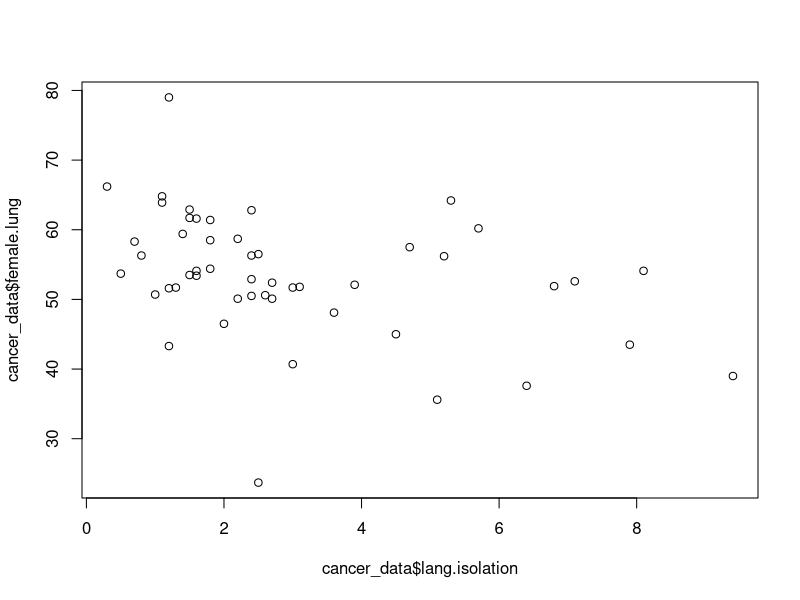
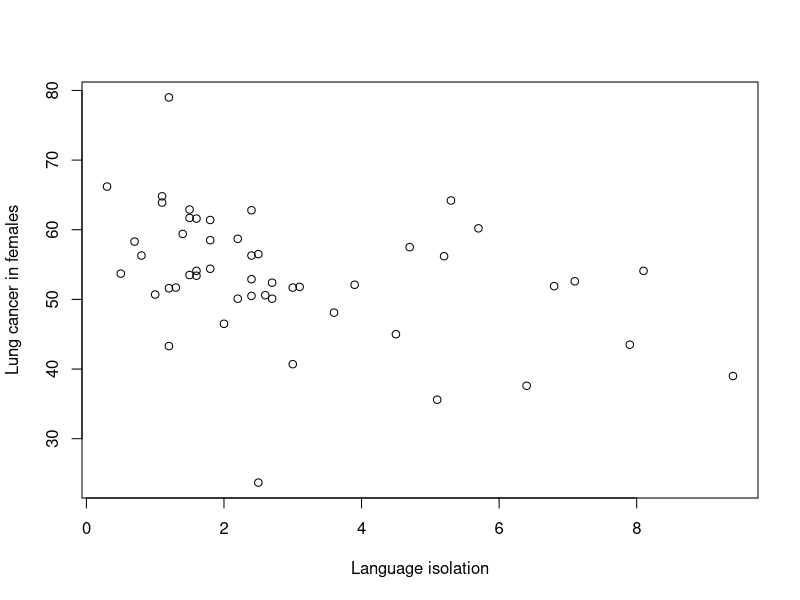
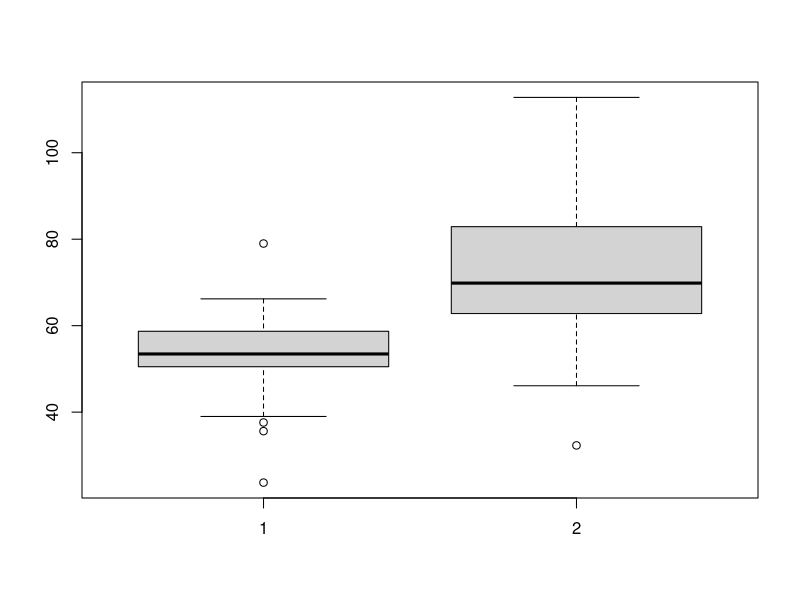
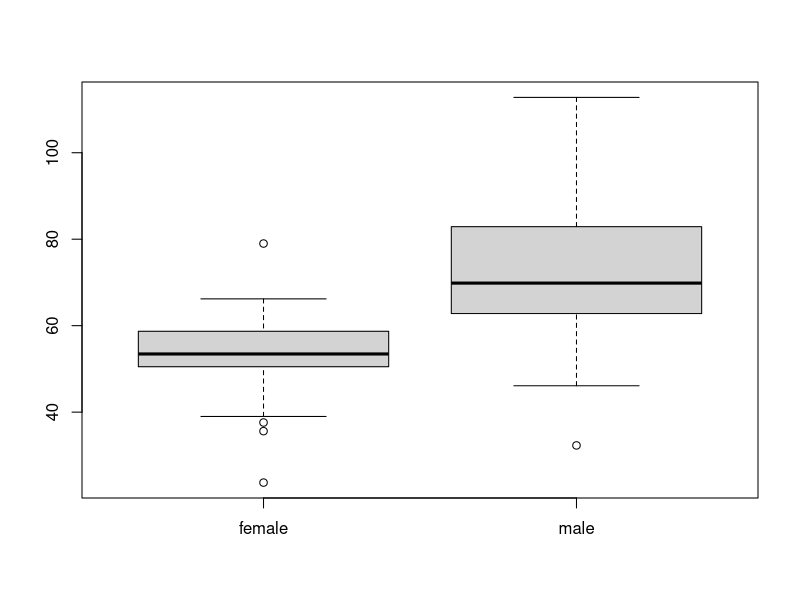
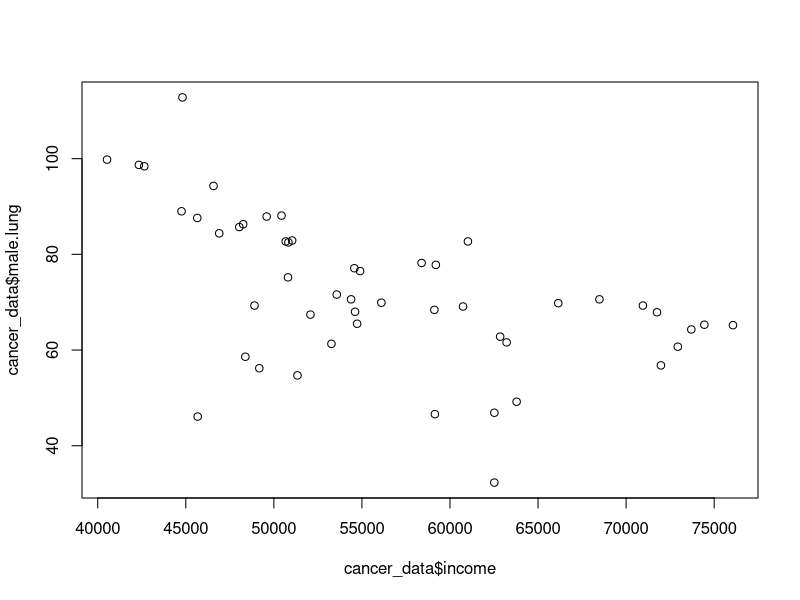
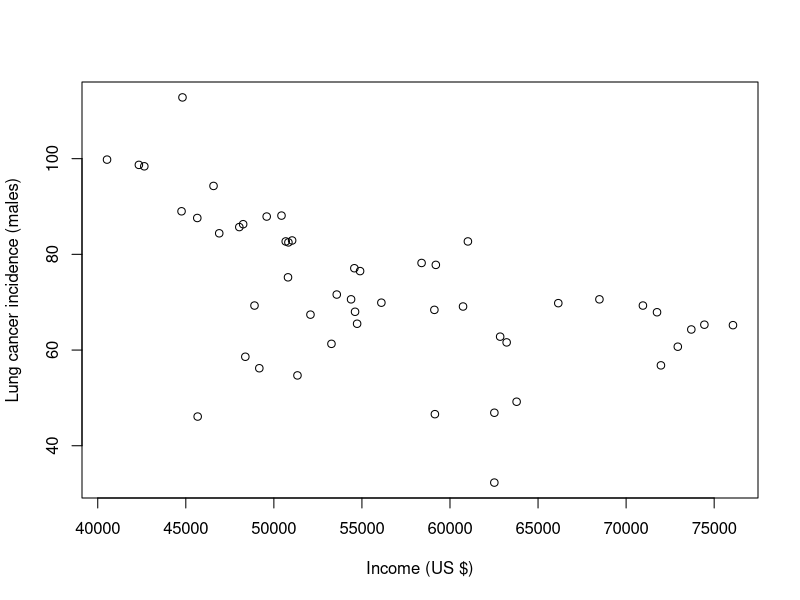
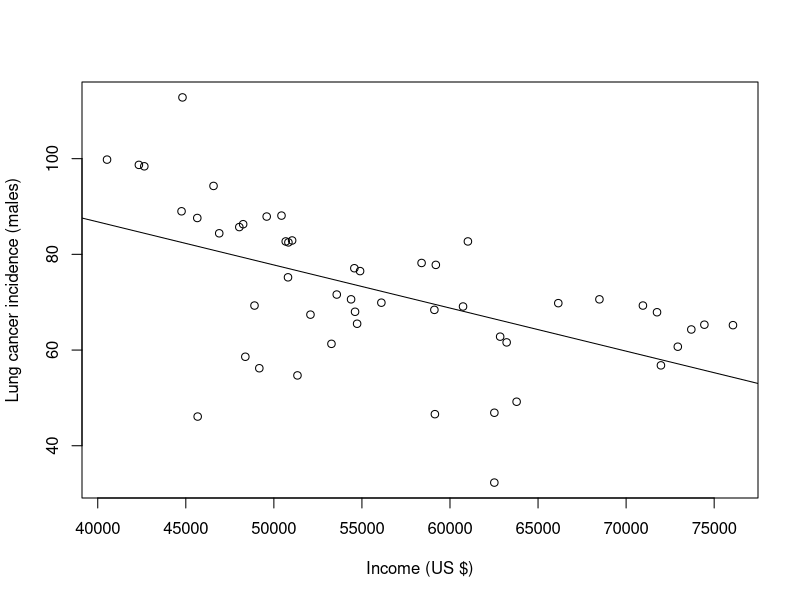
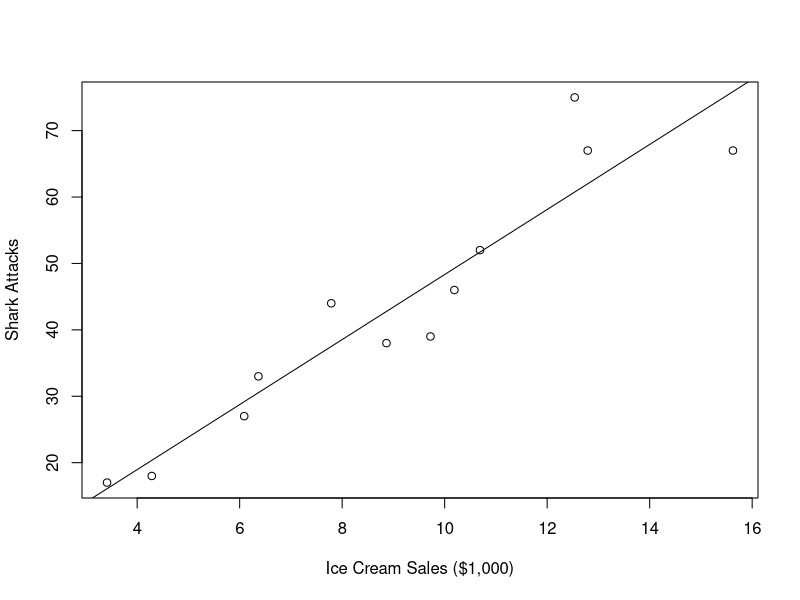

Here is the R script that generated these plots, in order:
## ---- chunk 1
cancer_data <- read.csv(file = "data/cancer-data.csv")
## ---- chunk 2
data_dictionary <- read.csv(file = "data/data-dictionary.csv")
knitr::kable(x = data_dictionary)
## ---- chunk 3
cancer_data <- read.csv(file = "data/cancer-data.csv")
## ---- chunk 4
head(cancer_data)
## ---- chunk 5
summary(cancer_data)
## ---- chunk 6
plot(x = cancer_data$lang.isolation, y = cancer_data$female.lung)
## ---- chunk 7
plot(x = cancer_data$lang.isolation, y = cancer_data$female.lung,
     xlab = "Language isolation", ylab = "Lung cancer in females")
## ---- chunk 8
lang_female_lm <- lm(cancer_data$female.lung ~ cancer_data$lang.isolation)
## ---- chunk 9
lang_female_lm
## ---- chunk 10
summary(lang_female_lm)
## ---- chunk 11
# Compare cancer incidence between sexes
# Jeff Oliver
# jcoliver@email.arizona.edu
# 2019-06-05
## ---- chunk 12
cancer_data <- read.csv(file = "data/cancer-data.csv")
boxplot(cancer_data$female.lung, cancer_data$male.lung)
## ---- chunk 13
boxplot(list(female = cancer_data$female.lung, male = cancer_data$male.lung))
## ---- chunk 14
t.test(x = cancer_data$female.lung, y = cancer_data$male.lung)
## ---- chunk 15
# Compare cancer incidence between sexes
# Jeff Oliver
# jcoliver@email.arizona.edu
# 2019-06-05
## ---- chunk 16
cancer_data <- read.csv(file = "data/cancer-data.csv")
plot(x = cancer_data$income, y = cancer_data$male.lung)
## ---- chunk 17
plot(x = cancer_data$income, 
     y = cancer_data$male.lung,
     xlab = "Income (US $)",
     ylab = "Lung cancer incidence (males)")
## ---- chunk 18
income.lm <- lm(cancer_data$male.lung ~ cancer_data$income)
summary(income.lm)
## ---- chunk 19
plot(x = cancer_data$income, 
     y = cancer_data$male.lung,
     xlab = "Income (US $)",
     ylab = "Lung cancer incidence (males)")
abline(income.lm)
## ---- chunk 20
ice.cream <- 1:12 + rnorm(n = 12, mean = 2)
shark.attacks <- round(5 * (1:12 + rnorm(n = 12, mean = 2)), digits = 0)
plot(x = ice.cream,
     y = shark.attacks,
     xlab = "Ice Cream Sales ($1,000)",
     ylab = "Shark Attacks")
abline(lm(shark.attacks ~ ice.cream))
## ---- chunk 21
plot(x = cancer_data$income, 
     y = cancer_data$male.lung,
     xlab = "Income (US $)",
     ylab = "Lung cancer incidence",
     pch = 19,
     col = "orange")
points(x = cancer_data$income,
       y = cancer_data$female.lung,
       pch = 19,
       col = "forestgreen")
abline(income.lm, col = "orange", lty = 2)
abline(lm(female.lung ~ income, data = cancer_data), col = "forestgreen", lty = 2)
legend("topright",
       legend = c("Females", "Males"),
       col = c("forestgreen", "orange"),
       pch = 19,
       lty = 2)
